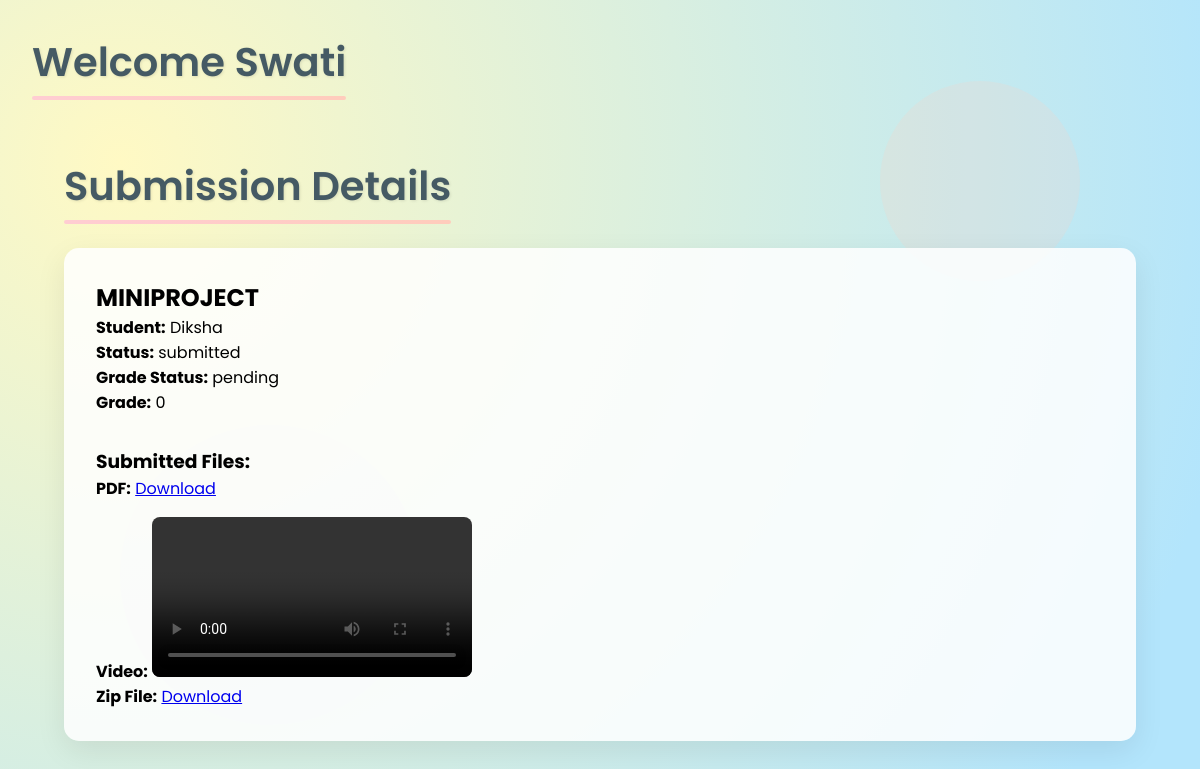
The app's page /tracker/submission/9/ (signed in) with its own data.
### tracker/models.py (models this page shows, shortened)
class AssignmentSubmission(models.Model):
    STATUS_CHOICES = [
        ('submitted', 'Submitted'),
        ('not submitted', 'Not Submitted'),
    ]
    GRADE_STATUS_CHOICES = [
        ('0', '0'),
        ('assigned', 'Assigned'),
        ('pending', 'Pending'),
        ('not submitted', 'Not Submitted'),
    ]
    PRIORITY_CHOICES = [
        ('High', 'High'),
        ('Medium', 'Medium'),
        ('Low', 'Low'),
    ]
    assignment = models.ForeignKey(Assignment, on_delete=models.CASCADE, related_name='submissions')
    student = models.ForeignKey(User, on_delete=models.CASCADE)
    student_name = models.CharField(max_length=150, default='0')
    faculty = models.ForeignKey(User, on_delete=models.CASCADE, related_name='submissions')
    faculty_name = models.CharField(max_length=150, default='0')
    submitted_pdf = models.FileField(upload_to='submissions/', null=True, blank=True)
    submitted_video = models.FileField(upload_to='submissions/videos/', null=True, blank=True)
    submitted_zip = models.FileField(upload_to='submissions/zips/', null=True, blank=True)
    submission_time = models.DateTimeField(null=True, blank=True)
    status = models.CharField(max_length=20, choices=STATUS_CHOICES, default='not submitted')
    grade_status = models.CharField(max_length=20, choices=GRADE_STATUS_CHOICES, default='not submitted')
    grade = models.IntegerField(default=0)
    priority = models.CharField(max_length=10, choices=PRIORITY_CHOICES, default='Medium')
    hidden = models.BooleanField(default=False)
    missed = models.BooleanField(default=False)

class Assignment(models.Model):
    faculty = models.ForeignKey(User, on_delete=models.CASCADE, related_name='assignments')
    faculty_name = models.CharField(max_length=150, default='0')
    title = models.CharField(max_length=200)
    description = models.TextField()
    subject = models.CharField(max_length=100, default='')
    possible_grades = models.IntegerField()
    upload_pdf = models.FileField(upload_to='assignments/')
    deadline = models.DateTimeField()
    created_at = models.DateTimeField(auto_now_add=True)

### tracker/views.py (the view)
# urls.py: path('submission/<int:submission_id>/', views.submission_detail, name='submission_detail'),
@login_required
def submission_detail(request, submission_id):
    submission = get_object_or_404(AssignmentSubmission, id=submission_id)
    context = {
        'submission': submission,
        'faculty_name': request.user.first_name
    }
    return render(request, 'submission_detail.html', context)

### tracker/templates/submission_detail.html (shortened to what this page needs)
{% extends 'faculty.html' %}
{% block content %}
<div class="submission-detail-container">
    <h1>Submission Details</h1>
    <div class="submission-info">
        <h2>{{ submission.assignment.title }}</h2>
        <p><strong>Student:</strong> {{ submission.student_name }}</p>
        <p><strong>Status:</strong> {{ submission.status }}</p>
        <p><strong>Grade Status:</strong> {{ submission.grade_status }}</p>
        <p><strong>Grade:</strong> {{ submission.grade }}</p>
        {% if submission.status == 'submitted' %}
            <div class="submitted-files">
                <h3>Submitted Files:</h3>
                {% if submission.submitted_pdf %}
                <p><strong>PDF:</strong> <a href="{{ submission.submitted_pdf.url }}" download>Download</a></p>
                {% endif %}
                {% if submission.submitted_video %}
                <p><strong>Video:</strong>
                    <video width="320" height="240" controls>
                        <source src="{{ submission.submitted_video.url }}" type="video/mp4">
                    </video>
                </p>
                {% endif %}
                {% if submission.submitted_zip %}
                <p><strong>Zip File:</strong> <a href="{{ submission.submitted_zip.url }}" download>Download</a></p>
                {% endif %}
            </div>
        {% else %}
            <div class="not-submitted">
                <p>This student has not submitted the assignment yet.</p>
            </div>
        {% endif %}
    </div>
</div>
{% endblock %}

### tracker/templates/faculty.html (shortened to what this page needs)
{% load static %}
<!DOCTYPE html>
<html lang="en">
  <head>
  </head>
  <body>
    <div class="floating circle-1"></div>
    <div class="dashboard-container">
        <h1>Welcome {{ faculty_name }}</h1>
        {% block content %}{% endblock %}
    </div>
</body>
</html>

### tracker/templates/faculty.html (style rules this page uses)
:root { --sunshine-yellow: #fff9c4; --soft-blue: #b3e5fc; --bubblegum-pink: #ffcdd2; --peach-orange: #ffccbc; --lavender: #d1c4e9; --text-dark: #455a64; --text-light: #ffffff; }
* { margin: 0; padding: 0; box-sizing: border-box; font-family: "Poppins", sans-serif; }
body { background-color: #fafafa; background-image: radial-gradient( circle at 10% 20%, var(--sunshine-yellow) 0%, var(--soft-blue) 90% ); min-height: 100vh; padding: 2rem; }
.dashboard-container { max-width: 1200px; margin: 0 auto; animation: fadeIn 0.8s ease-out; }
h1 { color: var(--text-dark); font-weight: 600; font-size: 2.5rem; margin-bottom: 2rem; text-shadow: 1px 1px 3px rgba(0, 0, 0, 0.1); position: relative; display: inline-block; }
h1::after { content: ""; position: absolute; bottom: -8px; left: 0; width: 100%; height: 4px; background: linear-gradient( 90deg, var(--bubblegum-pink), var(--peach-orange) ); border-radius: 2px; }
.floating { position: absolute; border-radius: 50%; opacity: 0.2; z-index: -1; }
.circle-1 { width: 200px; height: 200px; background: var(--peach-orange); top: 10%; right: 10%; }

### tracker/templates/submission_detail.html (style rules this page uses)
.submission-detail-container { max-width: 1200px; margin: 0 auto; padding: 2rem; }
.submission-info { background: rgba(255, 255, 255, 0.85); border-radius: 15px; padding: 2rem; box-shadow: 0 10px 30px rgba(0, 0, 0, 0.08); }
.submitted-files { margin-top: 2rem; }
video { max-width: 100%; height: auto; border-radius: 8px; margin-top: 1rem; }

### records on screen
AssignmentSubmission: assignment "MINIPROJECT", student_name "Diksha", status "submitted", grade_status "pending", grade "0"

### other values on screen
{{ faculty_name }} "Swati"
